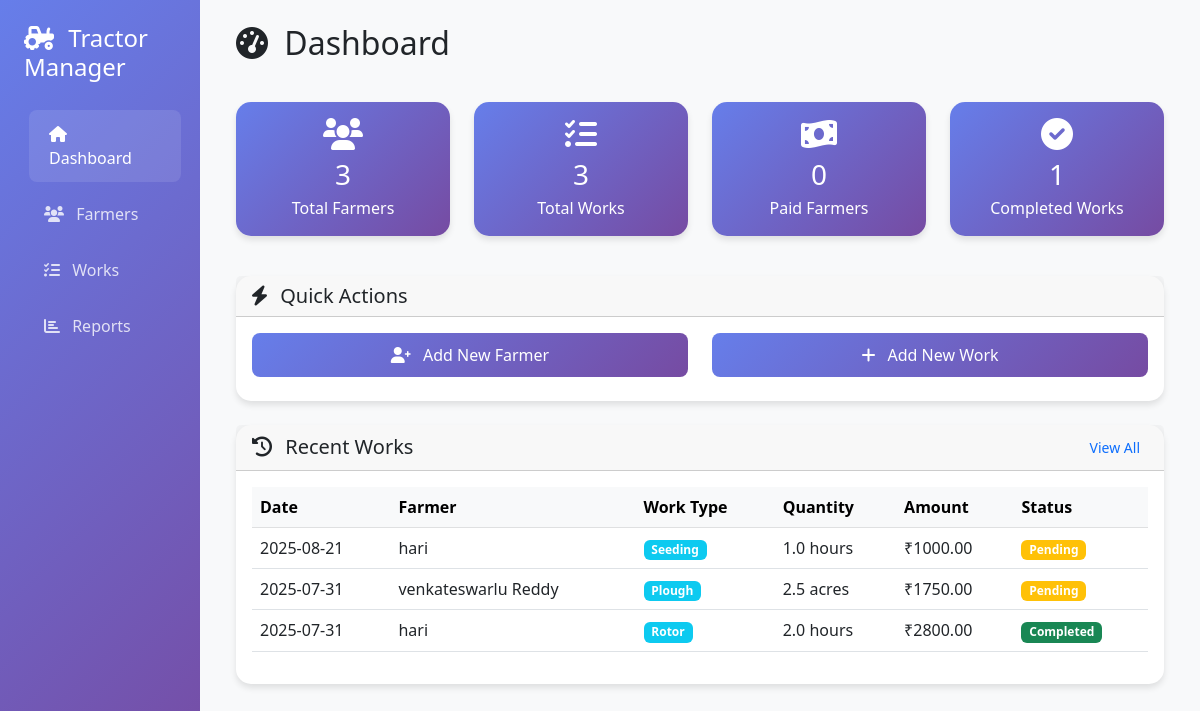
/, run on an earlier commit of the app's database.
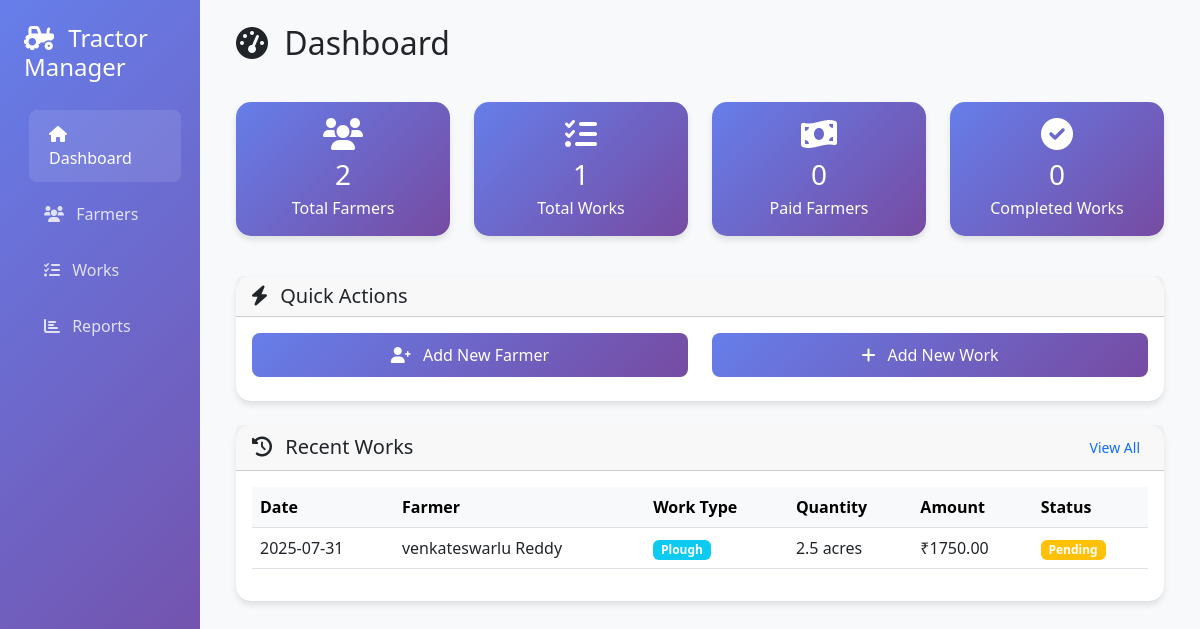
And on a later commit of the database.
### app.py (models this page shows)
class TractorWork(db.Model):
    id = db.Column(db.Integer, primary_key=True)
    work_type = db.Column(db.String(50), nullable=False)
    description = db.Column(db.Text, nullable=False)
    date = db.Column(db.Date, nullable=False)
    quantity = db.Column(db.Float, nullable=False)
    rate_per_unit = db.Column(db.Float, nullable=False)
    unit_type = db.Column(db.String(20), nullable=False)  # hours, trips, acres, etc.
    total_amount = db.Column(db.Float, nullable=False)
    status = db.Column(db.String(20), default='Pending')  # Pending, Completed, Paid
    farmer_id = db.Column(db.Integer, db.ForeignKey('farmer.id'), nullable=False)
    created_at = db.Column(db.DateTime, default=datetime.utcnow)

class Farmer(db.Model):
    id = db.Column(db.Integer, primary_key=True)
    name = db.Column(db.String(100), nullable=False, unique=True)
    phone = db.Column(db.String(20), nullable=True)
    email = db.Column(db.String(120), unique=True, nullable=True)
    address = db.Column(db.Text, nullable=True)
    created_at = db.Column(db.DateTime, default=datetime.utcnow)
    works = db.relationship('TractorWork', backref='farmer', lazy=True)

### app.py (the view)
@app.route('/')
def index():
    try:
        try:
            db.create_all()
        except Exception as e:
            print(f"⚠️  Table creation warning: {e}")
        total_farmers = Farmer.query.count()
        total_works = TractorWork.query.count()
        pending_works = TractorWork.query.filter_by(status='Pending').count()
        completed_works = TractorWork.query.filter_by(status='Completed').count()
        paid_farmers = db.session.query(Farmer).join(TractorWork).filter(TractorWork.status == 'Paid').distinct().count()
        recent_works = TractorWork.query.order_by(TractorWork.created_at.desc()).limit(5).all()
        return render_template('index.html',
                             total_farmers=total_farmers,
                             total_works=total_works,
                             pending_works=pending_works,
                             completed_works=completed_works,
                             paid_farmers=paid_farmers,
                             recent_works=recent_works)
    except Exception as e:
        print(f"❌ Error in index route: {e}")
        return render_template('index.html',
                             total_farmers=0,
                             total_works=0,
                             pending_works=0,
                             completed_works=0,
                             paid_farmers=0,
                             recent_works=[])

### templates/index.html (shortened to what the changed rows need)
{% extends "base.html" %}
{% block content %}
<div class="row mb-4">
    <div class="col-12">
        <h2 class="mb-3">
            <i class="fas fa-tachometer-alt me-2"></i>
            Dashboard
        </h2>
    </div>
</div>
<div class="row mb-4">
    <div class="col-md-3 mb-3">
        <div class="card stats-card">
            <div class="card-body text-center">
                <i class="fas fa-users fa-2x mb-2"></i>
                <h3 class="mb-1">{{ total_farmers }}</h3>
                <p class="mb-0">Total Farmers</p>
            </div>
        </div>
    </div>
    <div class="col-md-3 mb-3">
        <div class="card stats-card">
            <div class="card-body text-center">
                <i class="fas fa-tasks fa-2x mb-2"></i>
                <h3 class="mb-1">{{ total_works }}</h3>
                <p class="mb-0">Total Works</p>
            </div>
        </div>
    </div>
    <div class="col-md-3 mb-3">
        <div class="card stats-card">
            <div class="card-body text-center">
                <i class="fas fa-check-circle fa-2x mb-2"></i>
                <h3 class="mb-1">{{ completed_works }}</h3>
                <p class="mb-0">Completed Works</p>
            </div>
        </div>
    </div>
</div>
<div class="row">
    <div class="col-12">
        <div class="card">
            <div class="card-body">
                {% if recent_works %}
                <div class="table-responsive">
                    <table class="table table-hover">
                        <thead class="table-light">
                            <tr>
                                <th>Date</th>
                                <th>Farmer</th>
                                <th>Work Type</th>
                                <th>Quantity</th>
                                <th>Amount</th>
                                <th>Status</th>
                            </tr>
                        </thead>
                        <tbody>
                            {% for work in recent_works %}
                            <tr>
                                <td>{{ work.date.strftime('%Y-%m-%d') }}</td>
                                <td>{{ work.farmer.name }}</td>
                                <td>
                                    <span class="badge bg-info">{{ work.work_type.title() }}</span>
                                </td>
                                <td>{{ work.quantity }} {{ work.unit_type }}</td>
                                <td>₹{{ "%.2f"|format(work.total_amount) }}</td>
                                <td>
                                    {% if work.status == 'Pending' %}
                                    <span class="badge bg-warning">Pending</span>
                                    {% elif work.status == 'Completed' %}
                                    <span class="badge bg-success">Completed</span>
                                    {% else %}
                                    <span class="badge bg-primary">Paid</span>
                                    {% endif %}
                                </td>
                            </tr>
                            {% endfor %}
                        </tbody>
                    </table>
                </div>
                {% endif %}
            </div>
        </div>
    </div>
</div>
{% endblock %}

What changed in the data, as far as the page shows it:
removed TractorWork: date "2025-08-21", farmer.name "hari", work_type "Seeding", quantity "1.0", unit_type "hours", total_amount "1000.00", status "Pending"
removed TractorWork: date "2025-07-31", farmer.name "hari", work_type "Rotor", quantity "2.0", unit_type "hours", total_amount "2800.00", status "Completed"
Also different on the page:
{{ total_farmers }}: "3" → "2"
{{ total_works }}: "3" → "1"
{{ completed_works }}: "1" → "0"
